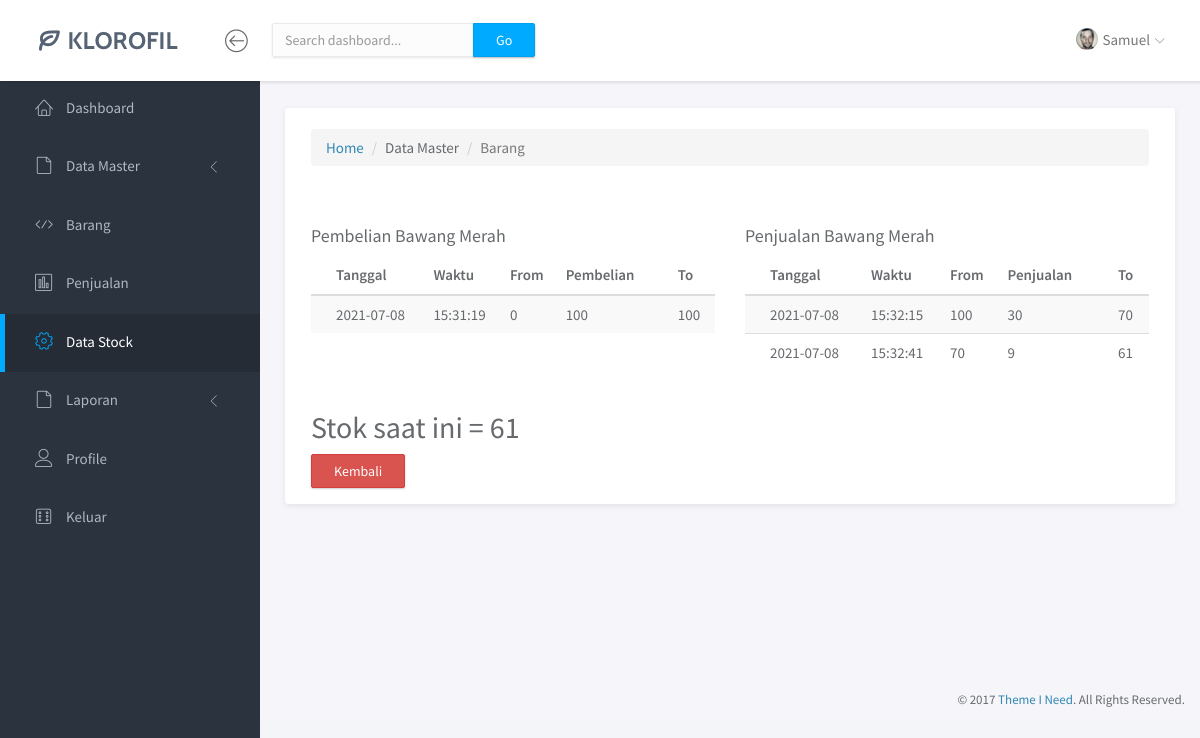
The page /5-Dashboard-DataStock-riwayat.php?id=BR-1&barang=Bawang Merah on the database its author committed.
### tables this page shows
CREATE TABLE `barang_masuk` (
  `kode_trans_masuk` varchar(12) NOT NULL,
  `tgl_trans_masuk` date NOT NULL,
  `time` time NOT NULL,
  `nama_tempat_beli` varchar(30) NOT NULL,
  `isi` longtext,
  `grand_total` bigint(20) NOT NULL
);

CREATE TABLE `data_penjualan` (
  `no_trans_penjualan` varchar(12) NOT NULL,
  `tgl_trans_penjualan` date NOT NULL,
  `time` time NOT NULL,
  `fk_pelanggan` varchar(30) NOT NULL,
  `isi` longtext,
  `total` bigint(20) NOT NULL,
  `biaya_kirim` bigint(20) NOT NULL,
  `grand_total` bigint(20) NOT NULL
);

CREATE TABLE `identitas_barang` (
  `Kode_Barang` varchar(12) NOT NULL,
  `Nama_Barang` varchar(30) NOT NULL,
  `Unit` enum('Kg','Pcs') NOT NULL,
  `Harga_Beli` bigint(20) NOT NULL,
  `Harga_Jual` bigint(20) NOT NULL,
  `Quantity` bigint(20) DEFAULT NULL,
  `Total_Quantity` bigint(20) DEFAULT NULL
);

### functions/functions-belibarang.php (called while the page is built, shortened)
<?php
$conn = mysqli_connect("localhost", "root", "", "kpdiana");
function query($query) {
	global $conn;
	$result = mysqli_query($conn, $query);
	$rows = [];
	while( $row = mysqli_fetch_assoc($result) ) {
		$rows[] = $row;
	}
	return $rows;
}
?>

### 5-Dashboard-DataStock-riwayat.php (the view, shortened to what this page needs)
<?php
require 'functions/functions-belibarang.php';
if(isset($_GET['id'])){
    $daftarpembelian = array();
    $daftarpenjualan = array();
    $id = $_GET['id'];
    $namabarang = $_GET['barang'];
    $stok = query("SELECT * FROM identitas_barang WHERE Kode_Barang = '$id'")[0]['Quantity'];
    $riwayatpembelian = !empty(query("SELECT * FROM barang_masuk WHERE isi LIKE '%$id%'")) ? query("SELECT * FROM barang_masuk WHERE isi LIKE '%$id%' ORDER BY tgl_trans_masuk  DESC LIMIT 5") : null;
    $riwayatpenjualan = !empty(query("SELECT * FROM data_penjualan WHERE isi LIKE '%$id%'")) ? query("SELECT * FROM data_penjualan WHERE isi LIKE '%$id%' ORDER BY tgl_trans_penjualan  DESC LIMIT 5") : null;
    if(!is_null($riwayatpembelian)){
        foreach($riwayatpembelian as $riwayat){
            $isipembelian = json_decode($riwayat['isi']);
            $find = array_search($id, array_column($isipembelian, "barang") );
            $daftarpembelian[] = array("tanggal" => $riwayat['tgl_trans_masuk'],"time" => $riwayat['time'], "isi" => $isipembelian[$find]);
        }
    }
    if(!is_null($riwayatpenjualan)){
        foreach($riwayatpenjualan as $riwayat){
            $isipenjualan = json_decode($riwayat['isi']);
            $find = array_search($id, array_column($isipenjualan, "barang") );
            $daftarpenjualan[] = array("tanggal" => $riwayat['tgl_trans_penjualan'],"time" => $riwayat['time'], "isi" => $isipenjualan[$find]);
        }
    }
}
else {
    header("location:5-Dashboard-DataStock.php");
}
?>
<!doctype html>
<html lang="en">
<head>
    <link rel="stylesheet" href="assets/vendor/bootstrap/css/bootstrap.min.css">
    <link rel="stylesheet" href="assets/vendor/fontawesome-free-5.15.3-web/css/all.css">
    <link rel="stylesheet" href="assets/vendor/linearicons/style.css">
    <link rel="stylesheet" href="assets/vendor/chartist/css/chartist-custom.css">
    <link rel="stylesheet" href="assets/css/main.css">
    <link rel="stylesheet" href="assets/css/demo.css">
    <link rel="stylesheet" href="assets/vendor/datatables/jquery.dataTables.min.css">
</head>
<body>
    <div id="wrapper">
        <nav class="navbar navbar-default navbar-fixed-top">
            <div class="brand">
                <a href="index.html"><img src="assets/img/logo-dark.png" alt="Klorofil Logo" class="img-responsive logo"></a>
            </div>
            <div class="container-fluid">
                <div class="navbar-btn">
                    <button type="button" class="btn-toggle-fullwidth"><i class="lnr lnr-arrow-left-circle"></i></button>
                </div>
                <form class="navbar-form navbar-left">
                    <div class="input-group">
                        <input type="text" value="" class="form-control" placeholder="Search dashboard...">
                        <span class="input-group-btn"><button type="button" class="btn btn-primary">Go</button></span>
                    </div>
                </form>
                <div id="navbar-menu">
                    <ul class="nav navbar-nav navbar-right">
                        <li class="dropdown">
                            <a href="#" class="dropdown-toggle" data-toggle="dropdown"><img src="assets/img/user.png" class="img-circle" alt="Avatar"> <span>Samuel</span> <i class="icon-submenu lnr lnr-chevron-down"></i></a>
                        </li>
                    </ul>
                </div>
            </div>
        </nav>
        <div id="sidebar-nav" class="sidebar">
            <div class="sidebar-scroll">
                <nav>
                    <ul class="nav">
                        <li><a href="1-Dashboard-Home.html" class=""><i class="lnr lnr-home"></i> <span>Dashboard</span></a></li>
                        <li>
                            <a href="#subPages" data-toggle="collapse" class="collapsed"><i class="lnr lnr-file-empty"></i>
							<span>Data Master</span> <i class="icon-submenu lnr lnr-chevron-left"></i></a>
                        </li>
                        <li><a href="9-Dashboard-BarangMasuk.php" class=""><i class="lnr lnr-code"></i></i> <span>Barang</span></a></li>
                        <li><a href="4-Dashboard-Penjualan.php" class=""><i class="lnr lnr-chart-bars"></i> <span>Penjualan</span></a></li>
                        <li><a href="5-Dashboard-DataStock.php" class="active"><i class="lnr lnr-cog"></i> <span>Data Stock</span></a></li>
                        <li>
                            <a href="#Laporan" data-toggle="collapse" class="collapsed"><i class="lnr lnr-file-empty"></i>
							<span>Laporan</span> <i class="icon-submenu lnr lnr-chevron-left"></i></a>
                        </li>
                        <li><a href="page-profile.html" class=""><i class="lnr lnr-user"></i> <span>Profile</span></a></li>
                        <li><a href="" class=""><i class="lnr lnr-dice"></i> <span>Keluar</span></a></li>
                    </ul>
                </nav>
            </div>
        </div>
        <div class="main">
            <div class="main-content">
                <div class="container-fluid">
                    <div class="panel panel-headline">
                        <div class="panel-heading">
                            <div class="inibreadcumb">
                                <nav aria-label="breadcrumb">
                                    <ol class="breadcrumb">
                                        <li class="breadcrumb-item"><a href="1-Dashboard-Home.html">Home</a></li>
                                        <li class="breadcrumb-item">Data Master</li>
                                        <li class="breadcrumb-item active" aria-current="page">Barang</li>
                                    </ol>
                                </nav>
                            </div>
                        </div>
                        <div class="panel-body">
                            <div class="row">
                                <div class="col-md-6">
                                    <h4>Pembelian <?= $namabarang ?></h4>
                                    <table  class="table table-striped">
                                        <thead>
                                            <tr>
                                                <th>Tanggal</th>
                                                <th>Waktu</th>
                                                <th>From</th>
                                                <th>Pembelian</th>
                                                <th>To</th>
                                            </tr>
                                        </thead>
                                        <tbody>
                                            <?php foreach($daftarpembelian as $daftar): ?>
                                                <tr>
                                                    <td><?= $daftar['tanggal'] ?></td>
                                                    <td><?= $daftar['time'] ?></td>
                                                    <td><?= $daftar['isi']->qtsebelumnya ?></td>
                                                    <td><?= $daftar['isi']->qt ?></td>
                                                    <td><?= $daftar['isi']->qtsesudahnya ?></td>
                                                </tr>
                                            <?php endforeach ?>
                                        </tbody>
                                    </table>
                                </div>
                                <div class="col-md-6">
                                    <h4>Penjualan <?= $namabarang ?></h4>
                                    <table  class="table table-striped">
                                        <thead>
                                            <tr>
                                                <th>Tanggal</th>
                                                <th>Waktu</th>
                                                <th>From</th>
                                                <th>Penjualan</th>
                                                <th>To</th>
                                            </tr>
                                        </thead>
                                        <tbody>
                                            <?php foreach($daftarpenjualan as $daftar): ?>
                                                <tr>
                                                    <td><?= $daftar['tanggal'] ?></td>
                                                    <td><?= $daftar['time'] ?></td>
                                                    <td><?= $daftar['isi']->qtsebelumnya ?></td>
                                                    <td><?= $daftar['isi']->qt ?></td>
                                                    <td><?= $daftar['isi']->qtsesudahnya ?></td>
                                                </tr>
                                            <?php endforeach ?>
                                        </tbody>
                                    </table>
                                </div>
                            </div>
                            <div class="row">
                                <div class="col-md-12">
                                    <h2>Stok saat ini = <?= $stok ?></h2>
                                    <a class="btn btn-danger" href="5-Dashboard-DataStock.php">Kembali</a>
                                </div>
                            </div>
                        </div>
                    </div>
                </div>
            </div>
            <footer>
                <div class="container-fluid ">
                    <p class="copyright ">&copy; 2017 <a href="https://www.themeineed.com " target="_blank ">Theme I Need</a>. All Rights Reserved.</p>
                </div>
            </footer>
        </div>
</body>
</html>

### rows shown on the page
barang_masuk: tgl_trans_masuk "2021-07-08", time "15:31:19", qtsebelumnya "0", qt "100", qtsesudahnya "100"
data_penjualan: tgl_trans_penjualan "2021-07-08", time "15:32:15", qtsebelumnya "100", qt "30", qtsesudahnya "70"
data_penjualan: tgl_trans_penjualan "2021-07-08", time "15:32:41", qtsebelumnya "70", qt "9"
identitas_barang: Quantity "61"

### other values the page prints
$namabarang "Bawang Merah"
